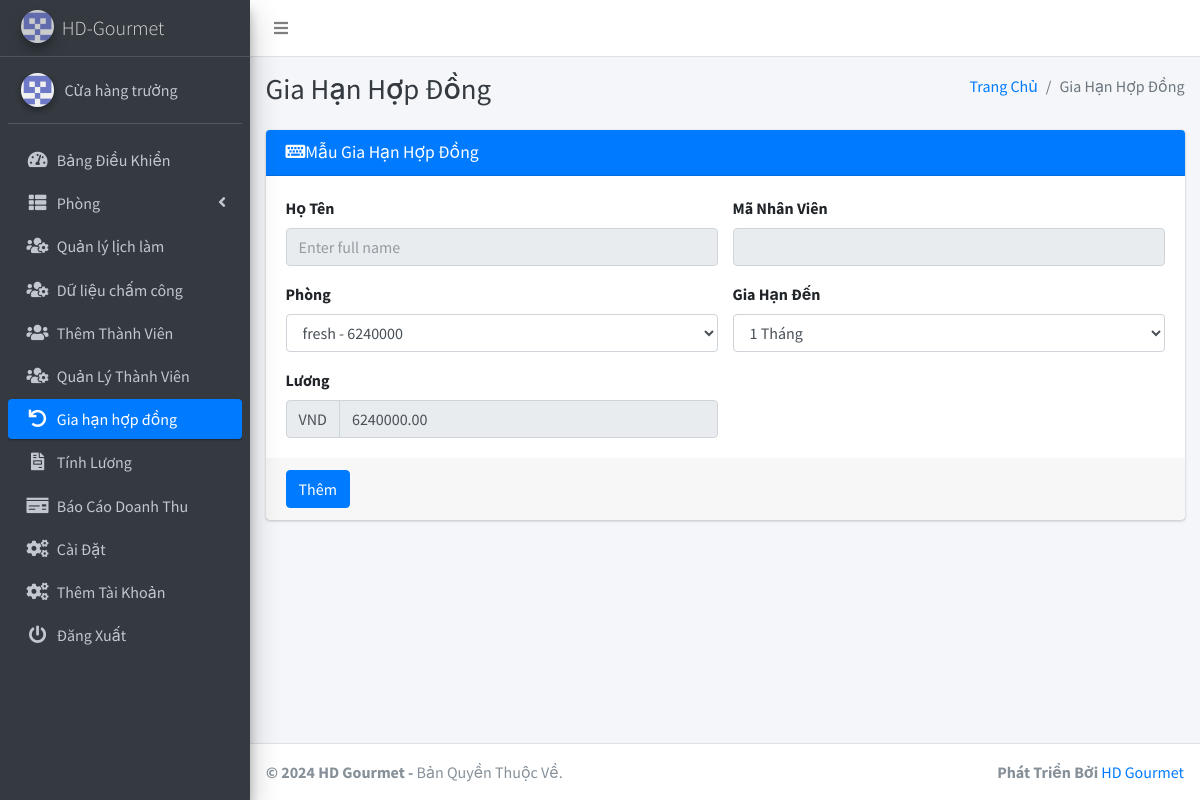
The page /renew.php (signed in) on the database its author committed.
### tables this page shows
CREATE TABLE `settings` (
  `id` int(11) NOT NULL,
  `system_name` varchar(255) NOT NULL,
  `logo` varchar(255) NOT NULL,
  `currency` varchar(50) NOT NULL
);

### renew.php (the view, shortened to what this page needs)
<?php
include('includes/config.php');
$membershipTypesQuery = "SELECT id, type, amount FROM membership_types";
$membershipTypesResult = $conn->query($membershipTypesQuery);
?>
<?php include('includes/header.php');?>
<body class="hold-transition sidebar-mini layout-fixed layout-navbar-fixed layout-footer-fixed">
<div class="wrapper">
    <?php include('includes/nav.php'); ?>
    <?php include('includes/sidebar.php'); ?>
    <div class="content-wrapper">
        <?php include('includes/pagetitle.php'); ?>
        <section class="content">
            <div class="container-fluid">
                <div class="row">
                    <div class="col-md-12">
                        <div class="card card-primary">
                            <div class="card-header">
                                <h3 class="card-title"><i class="fas fa-keyboard"></i>Mẫu Gia Hạn Hợp Đồng</h3>
                            </div>
                            <form method="post" action="">
                                <div class="card-body">
                                    <div class="row">
                                    <div class="col-sm-6">
                                    <label for="fullname">Họ Tên</label>
                                    <input type="text" class="form-control" id="fullname" name="fullname"
                                        placeholder="Enter full name" required value="<?php echo $memberDetails['fullname']; ?>" disabled>
                                </div>
                                        <div class="col-sm-6">
                                            <label for="dob">Mã Nhân Viên</label>
                                            <input type="text" class="form-control" id="mm" name="mm" value="<?php echo $memberDetails['membership_number']; ?>" disabled>
                                        </div>
                                    </div>
                                    <div class="row mt-3">
                                    <div class="col-sm-6">
                                    <label for="membershipType">Phòng</label>
                                    <select class="form-control" id="membershipType" name="membershipType" required>
                                        <?php
                                        if ($membershipTypesResult) {
                                            while ($row = $membershipTypesResult->fetch_assoc()) {
                                                echo "<option value='{$row['id']}'>{$row['type']} - {$row['amount']}</option>";
                                            }
                                        } else {
                                            echo "Error: " . $conn->error;
                                        }
                                        ?>
                                    </select>
                                </div>
                                        <div class="col-sm-6">
                                        <label for="extendate">Gia Hạn Đến</label>
                                            <select class="form-control" id="extend" name="extend" required>
                                                <option value="1">1 Tháng</option>
                                            </select>
                                        </div>
                                    </div>
                                    <div class="row mt-3">
                                    <div class="col-sm-6">
                                        <label for="totalAmount">Lương</label>
                                        <div class="input-group">
                                            <div class="input-group-prepend">
                                                <span class="input-group-text" id="currencySymbol"><?php echo getCurrencySymbol(); ?></span>
                                            </div>
                                            <input type="text" class="form-control" id="totalAmount" name="totalAmount" placeholder="Total Amount" readonly>
                                        </div>
                                    </div>
                                </div>
                                <?php
                                function getCurrencySymbol()
                                {
                                    global $conn;
                                    $currencyQuery = "SELECT currency FROM settings";
                                    $currencyResult = $conn->query($currencyQuery);
                                    if ($currencyResult->num_rows > 0) {
                                        $currencyRow = $currencyResult->fetch_assoc();
                                        return $currencyRow['currency'];
                                    } else {
                                        return '$';
                                    }
                                }
                                ?>
                                </div>
                                <div class="card-footer">
                                    <button type="submit" class="btn btn-primary">Thêm</button>
                                </div>
                            </form>
                        </div>
                    </div>
                </div>
            </div>
        </section>
    </div>
    <footer class="main-footer">
    <strong> &copy; <?php echo date('Y');?> HD Gourmet</a> -</strong>
    Bản Quyền Thuộc Về.
    <div class="float-right d-none d-sm-inline-block">
      <b>Phát Triển Bởi</b> <a href="#">HD Gourmet</a>
    </div>
  </footer>
</div>
</body>
</html>

### includes/sidebar.php (shortened to what this page needs)
<?php
$current_page = basename($_SERVER['PHP_SELF']);
?>
 <aside class="main-sidebar sidebar-dark-primary elevation-4">
    <a href="" class="brand-link">
    <img src="<?php echo getLogoUrl(); ?>" alt="Logo" class="brand-image img-circle elevation-3" style="opacity: .8">
    <span class="brand-text font-weight-light"><?php echo getSystemName(); ?></span>
</a>
<?php
function getSystemName()
{
    global $conn;
    $systemNameQuery = "SELECT system_name FROM settings";
    $systemNameResult = $conn->query($systemNameQuery);
    if ($systemNameResult->num_rows > 0) {
        $systemNameRow = $systemNameResult->fetch_assoc();
        return $systemNameRow['system_name'];
    } else {
        return 'HDGourmet';
    }
}
function getLogoUrl()
{
    global $conn;
    $logoQuery = "SELECT logo FROM settings";
    $logoResult = $conn->query($logoQuery);
    if ($logoResult->num_rows > 0) {
        $logoRow = $logoResult->fetch_assoc();
        return $logoRow['logo'];
    } else {
        return 'dist/img/AdminLTELogo.png';
    }
}
?>
    <div class="sidebar">
      <div class="user-panel mt-3 pb-3 mb-3 d-flex">
        <div class="image">
          <img src="dist/img/2382414.png" class="img-circle elevation-2" alt="User Image">
        </div>
        <div class="info">
          <a href="#" class="d-block">Cửa hàng trưởng</a>
        </div>
      </div>
      <nav class="mt-2">
        <ul class="nav nav-pills nav-sidebar flex-column" data-widget="treeview" role="menu" data-accordion="false">
          <li class="nav-item">
            <a href="dashboard.php" class="nav-link <?php echo ($current_page == 'dashboard.php') ? 'active' : ''; ?>">
              <i class="nav-icon fas fa-tachometer-alt"></i>
              <p>
                Bảng Điều Khiển
              </p>
            </a>
          </li>
          <li class="nav-item has-treeview">
            <a href="#" class="nav-link <?php echo ($current_page == 'add_type.php' || $current_page == 'view_type.php' || $current_page == 'edit_type.php') ? 'active' : ''; ?>">
              <i class="nav-icon fas fa-th-list"></i>
              <p>
                Phòng
                <i class="fas fa-angle-left right"></i>
              </p>
            </a>
          </li>
          <li class="nav-item">
            <a href="lich.php" class="nav-link <?php echo ($current_page == 'lich.php') ? 'active' : ''; ?>">
              <i class="nav-icon fas fa-users-cog"></i>
              <p>Quản lý lịch làm</p>
            </a>
          </li>
          <li class="nav-item">
            <a href="chamcong.php" class="nav-link <?php echo ($current_page == 'chamcong.php') ? 'active' : ''; ?>">
              <i class="nav-icon fas fa-users-cog"></i>
              <p>Dữ liệu chấm công</p>
            </a>
          </li>
          <li class="nav-item">
            <a href="add_members.php" class="nav-link <?php echo ($current_page == 'add_members.php') ? 'active' : ''; ?>">
              <i class="nav-icon fas fa-users"></i>
              <p>Thêm Thành Viên</p>
            </a>
          </li>
          <li class="nav-item">
            <a href="manage_members.php" class="nav-link <?php echo ($current_page == 'manage_members.php' || $current_page == 'edit_member.php' || $current_page == 'memberProfile.php') ? 'active' : ''; ?>">
              <i class="nav-icon fas fa-users-cog"></i>
              <p>Quản Lý Thành Viên</p>
            </a>
          </li>
          <li class="nav-item">
            <a href="list_renewal.php" class="nav-link <?php echo ($current_page == 'list_renewal.php' || $current_page == 'renew.php') ? 'active' : ''; ?>">
            <i class="nav-icon fas fa-undo"></i>
              <p>Gia hạn hợp đồng</p>
            </a>
          </li>
          <li class="nav-item">
            <a href="report.php" class="nav-link <?php echo ($current_page == 'report.php') ? 'active' : ''; ?>">
              <i class="nav-icon fas fa-file-invoice"></i>
              <p>Tính Lương</p>
            </a>
          </li>
          <li class="nav-item">
            <a href="revenue_report.php" class="nav-link <?php echo ($current_page == 'revenue_report.php') ? 'active' : ''; ?>">
              <i class="nav-icon fas fa-money-check"></i>
              <p>Báo Cáo Doanh Thu</p>
            </a>
          </li>
          <li class="nav-item">
            <a href="settings.php" class="nav-link <?php echo ($current_page == 'settings.php') ? 'active' : ''; ?>">
              <i class="nav-icon fas fa-cogs"></i>
              <p>Cài Đặt</p>
            </a>
          </li>
          <li class="nav-item">
            <a href="member.php" class="nav-link <?php echo ($current_page == 'member.php') ? 'active' : ''; ?>">
              <i class="nav-icon fas fa-cogs"></i>
              <p>Thêm Tài Khoản</p>
            </a>
          </li>
          <li class="nav-item">
            <a href="logout.php" class="nav-link <?php echo ($current_page == 'logout.php') ? 'active' : ''; ?>">
              <i class="nav-icon fas fa-power-off"></i>
              <p>Đăng Xuất</p>
            </a>
          </li>
        </ul>
      </nav>
    </div>
  </aside>

### rows shown on the page
settings: logo (picture), system_name "HD-Gourmet", currency "VND"

### other values the page prints
$pageTitle "Gia Hạn Hợp Đồng"
form field membershipType "fresh - 6240000"
